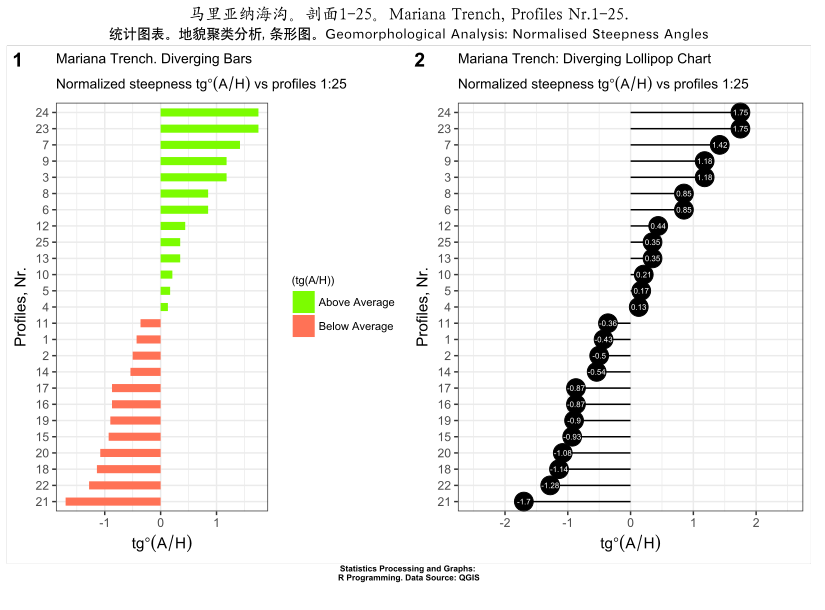

The R source for this figure:
# ЧАСТЬ-1. формируем исходный датафрейм. 
	# шаг-1. вчитываем таблицу. делаем из нее исходный датафрейм.
MorDF <- read.csv("Morphology.csv", header=TRUE, sep = ",")
head(MorDF)
summary(MorDF)
	# шаг-2. из исходной таблицы берем только 2 нужных столбца. Один нужен как численный, другой - как символьный. Создаем из них исходный датафрейм MDF.
profile<- as.character(MorDF$profile)
tg_angle <- as.numeric(MorDF$tg_angle)
MDF<- data.frame(profile, tg_angle)
head(MDF)

# ЧАСТЬ-2. теперь изменяем исходный датафрем MDF. 
	# шаг-3. создаем новую колонку для названий профилей (здесь: по номерам рядов 1:25)
MDF$"profile name" <- rownames(MDF)  # create new column for car names
	# шаг-4. пересчитываем значение величины аргумента (по оси X) в нормализованное через разность среднего и ст. отклонения (mean / st.deviation)
MDF$norm_tg_angle <- round((MDF$tg_angle - mean(MDF$tg_angle))/sd(MDF$tg_angle), 2)  # compute normalized tg_angle
	# шаг-5. распределяем значения нормализованного аргумента на "выше" и "ниже" среднего
MDF$angle_type <- ifelse(MDF$norm_tg_angle < 0, "below", "above")  # above / below avg flag	
	# шаг-6. сортируем наш датафрейм
MDF <- MDF[order(MDF$norm_tg_angle), ]  # sort
	# шаг-7. значения по оси Y (здесь: названия профилей, см. шаг-1) конвертируем в факторные
MDF$"profile name" <- factor(MDF$"profile name", levels = MDF$"profile name")  # convert to factor to retain sorted order in plot.
class(MDF$profile name) # проверяем класс 
# [1] "factor" - должно получиться (все правильно, "факторный")
MDF # смотрим наш новый датафрейм (теперь 5 колонок vs в исходном были 2 колонки)

# ЧАСТЬ-3. рисуем 2 графика по датафрейму MDF, котрый сделали в части-2.

	# шаг-8. график в стиле "расходящиеся столбики" // Plotting Diverging Barcharts 
Diverging_Bars<- ggplot(MDF, aes(x = MDF$"profile name", y = MDF$norm_tg_angle, label = MDF$norm_tg_angle)) + 
  geom_bar(stat='identity', aes(fill = MDF$angle_type), width=.5) +
  xlab("Profiles, Nr.") +
  ylab(expression(tg*degree*(A/H))) +
  scale_fill_manual(name="(tg(A/H))", 
                    labels = c("Above Average", "Below Average"), 
                    values = c("above"="lawngreen", "below"="coral1")) + 
  labs(title= "Mariana Trench. Diverging Bars",
  	subtitle=expression(paste("Normalized steepness ", tg*degree*(A/H), " vs profiles 1:25"))) + 
  coord_flip() +
  theme(plot.title = element_text(size = 10), 
    		legend.title = element_text(size=8), legend.text = element_text(colour="black", size = 8)) 
Diverging_Bars
   
	# шаг-9. график в стиле "леденец на палочке" // Plotting "Lollipop Chart"
Lollipop <- ggplot(MDF, aes(x = MDF$"profile name", y = MDF$norm_tg_angle, label = MDF$norm_tg_angle)) +    
	xlab("Profiles, Nr.") +
	ylab(expression(tg*degree*(A/H))) +
	geom_point(stat='identity', fill="black", size=6)  +   
	geom_segment(aes(y = 0, x = MDF$"profile name", yend = MDF$norm_tg_angle, xend = MDF$"profile name"), color = "black") +   
	geom_text(color="white", size=2) +   
	labs(title="Mariana Trench: Diverging Lollipop Chart",          
	subtitle=expression(paste("Normalized steepness ", tg*degree*(A/H), " vs profiles 1:25"))) +
	ylim(-2.5, 2.5) +   
coord_flip() +
    theme(plot.title = element_text(size = 10), legend.title = element_text(size=8), legend.text = element_text(colour="black", size = 8)) 
Lollipop

	# шаг-10. размещаем оба графика на один лист. 
figure <-plot_grid(Diverging_Bars, Lollipop, labels = c("1", "2"), ncol = 2, nrow = 1)

	# шаг-11. добавляем к ним общий заголовок, подзаголовок и нижнюю сноску.
LollipopBar <- figure +						
	labs(title="马里亚纳海沟。剖面1-25。Mariana Trench, Profiles Nr.1-25.", 
	subtitle = "统计图表。地貌聚类分析, 条形图。Geomorphological Analysis: Normalised Steepness Angles",
	caption = "Statistics Processing and Graphs: \nR Programming. Data Source: QGIS") +
	theme(
		plot.margin = margin(5, 10, 20, 5),
		plot.title = element_text(margin = margin(t = 0, r = 20, b = 5, l = 0), family = "Kai", face = "bold", size = 12), # китайский шрифт "Кай"
		plot.subtitle = element_text(margin = margin(t = 0, r = 20, b = 4, l = 0), family = "Hei", face = "bold", size = 10), # китайский шрифт "Хэй"
		plot.caption = element_text(face = 2, size = 6),
		panel.background=ggplot2::element_rect(fill = "white"),
		legend.justification = "bottom", 
		legend.position = "bottom",
		legend.box.just = "right",
		legend.direction = "horizontal",
		legend.box = "horizontal",
		legend.box.background = element_rect(colour = "honeydew4",size=0.2),
		legend.background = element_rect(fill = "white"),
		legend.key.width = unit(1,"cm"),
		legend.key.height = unit(.5,"cm"),
		legend.spacing.x = unit(.2,"cm"),
		legend.spacing.y = unit(.1,"cm"),
		legend.text = element_text(colour="black", size=6, face=1),
		legend.title = element_text(colour="black", size=6, face=1))
LollipopBar
